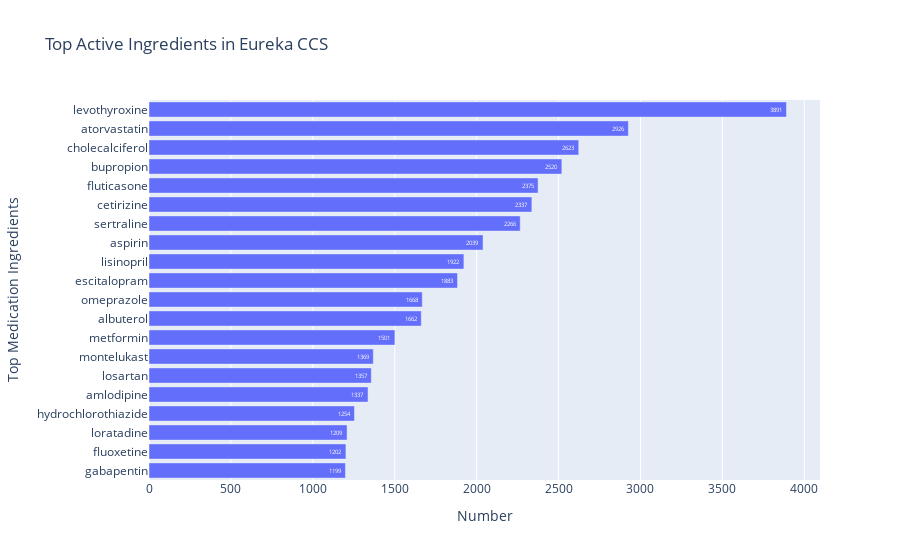

Notebook code cell kept with this figure:
### Code cell
freq = medlist.value_counts().reset_index(name="Counts").head(20)
fig = px.bar(freq, x="Counts", y="Drug Ingredient", orientation='h', title="Top Active Ingredients in Eureka CCS", text_auto=True)
fig.update_yaxes(autorange="reversed", title="Top Medication Ingredients")
fig.update_xaxes(title="Number")
fig.update_layout(showlegend=False)
fig.show()

### Figure 1 — Plotly figure (JSON) as saved in the notebook; plotly's stock layout.template omitted (floating-point values rounded to 4 significant figures)
{"data": [{"alignmentgroup": "True", "hovertemplate": "Counts=%{x}<br>Drug Ingredient=%{y}<extra></extra>", "legendgroup": "", "marker": {"color": "#636efa", "pattern": {"shape": ""}}, "name": "", "offsetgroup": "", "orientation": "h", "showlegend": false, "textposition": "auto", "texttemplate": "%{x}", "type": "bar", "x": [3891, 2926, 2623, 2520, 2375, 2337, 2266, 2039, 1922, 1883, 1668, 1662, 1501, 1369, 1357, 1337, 1254, 1209, 1202, 1199], "xaxis": "x", "y": ["levothyroxine", "atorvastatin", "cholecalciferol", "bupropion", "fluticasone", "cetirizine", "sertraline", "aspirin", "lisinopril", "escitalopram", "omeprazole", "albuterol", "metformin", "montelukast", "losartan", "amlodipine", "hydrochlorothiazide", "loratadine", "fluoxetine", "gabapentin"], "yaxis": "y"}], "layout": {"barmode": "relative", "legend": {"tracegroupgap": 0}, "showlegend": false, "title": {"text": "Top Active Ingredients in Eureka CCS"}, "xaxis": {"anchor": "y", "domain": [0, 1], "title": {"text": "Number"}}, "yaxis": {"anchor": "x", "autorange": "reversed", "domain": [0, 1], "title": {"text": "Top Medication Ingredients"}}}}
